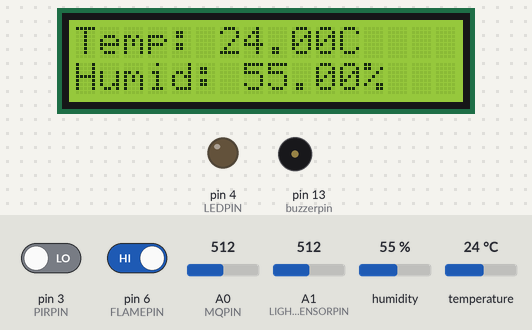
Simulated run of this sketch. Board: Arduino Uno, built with avr-gcc and run on an emulated ATmega328P. On the bench: 16×2 character LCD, output pins drawn as LEDs (lit = HIGH), buzzer (waves = sounding). The inputs (shaded band) are chosen by the test bench; at power-on: pin 3 (PIRPIN) LOW, pin 6 (FLAMEPIN) HIGH, humidity 55 %, temperature 24 °C, A0 (MQPIN) = 512, A1 (LIGHT_SENSORPIN) = 512. What the sketch prints to the serial monitor is not drawn.

Above: at 1.2 s.
1.3 s: pin 3 (PIRPIN) driven HIGH
At 10.6 s:
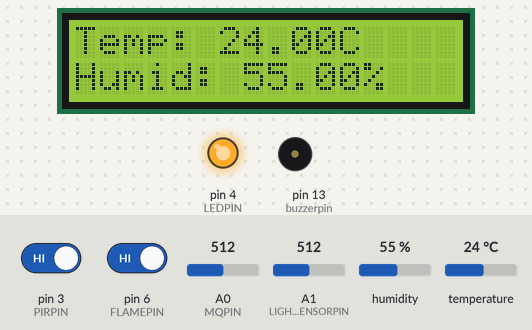
11.7 s: pin 6 (FLAMEPIN) driven LOW
At 20.8 s:
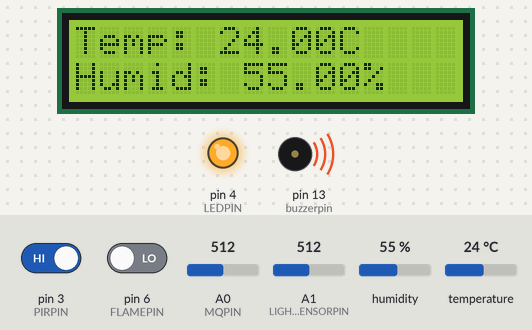
21.8 s: pin 3 (PIRPIN) driven LOW
At 31.0 s:
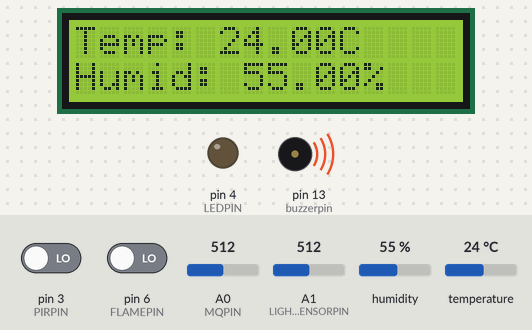
31.9 s: humidity set to 22 %
At 41.2 s:
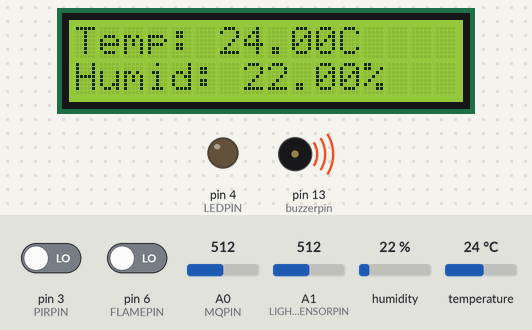
42.0 s: temperature set to 12 °C
At 51.4 s:
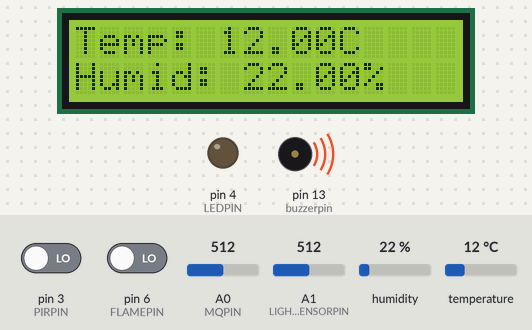
52.1 s: humidity set to 40 %
At 61.7 s:
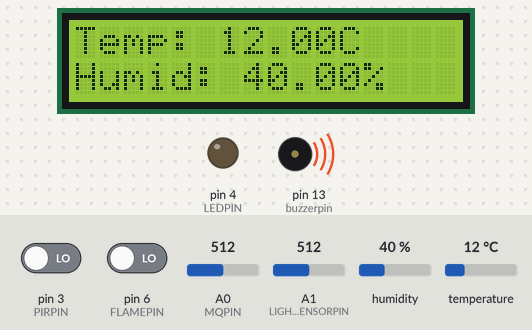
Timing chart, 0 to 63.2 s (numbered marks = the images above; inputs shaded):
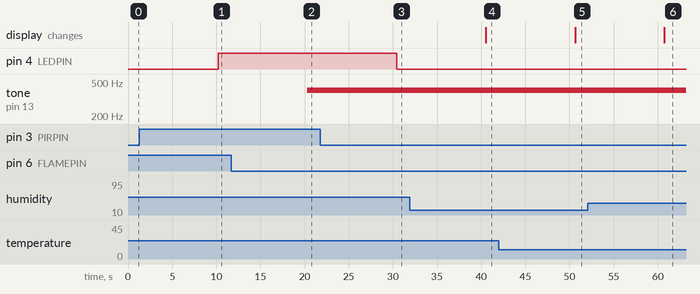

Measured:
- after the input at 1.3 s, pin 4 (LEDPIN): LOW → HIGH after 8.9 s
- after the input at 11.7 s, tone on pin 13 (buzzerpin): silent → 400 Hz after 8.6 s
- after the input at 21.8 s, pin 4 (LEDPIN): HIGH → LOW after 8.6 s
- after the input at 31.9 s, the display: changes after 8.6 s (image 4)
- after the input at 42.0 s, the display: changes after 8.6 s (image 5)
- after the input at 52.1 s, the display: changes after 8.6 s (image 6)

The sketch:

ESP32_TGbot.ino
```cpp
#include "DHT.h"
#include <LiquidCrystal_I2C.h>

#define DHTPIN 2
#define DHTTYPE DHT11
#define MQPIN A0
#define PIRPIN 3
#define LEDPIN 4
#define I2C_ADDR 0x27
// #define BUZZERPIN 13
#define FLAMEPIN 6
#define LIGHT_SENSORPIN A1 // Analog pin connected to the light sensor

const int lightMin = 1023; // Maximum light value (minimum resistance)
const int lightMax = 0;
const int buzzerpin = 13;    // Minimum light value (maximum resistance)

DHT dht(DHTPIN, DHTTYPE);
LiquidCrystal_I2C lcd(I2C_ADDR, 16, 2);

void setup() {
  Serial.begin(9600); // Start serial communication at 9600 baud for ESP32
  dht.begin();
  pinMode(PIRPIN, INPUT);
  pinMode(LEDPIN, OUTPUT);
  pinMode(buzzerpin, OUTPUT);
  pinMode(FLAMEPIN, INPUT);
  pinMode(LIGHT_SENSORPIN, INPUT);

  lcd.init(); // Initialize the display
  lcd.backlight();
}

void loop() {
  float h = dht.readHumidity();
  float t = dht.readTemperature();
  int mqValue = analogRead(MQPIN);
  int pirValue = digitalRead(PIRPIN);
  int flameValue = digitalRead(FLAMEPIN);
  int lightLevelRaw = analogRead(LIGHT_SENSORPIN);
  int lightLevelScaled = map(lightLevelRaw, lightMin, lightMax, 0, 10);
  lightLevelScaled = constrain(lightLevelScaled, 0, 10);

  lcd.clear();

  if (isnan(h) || isnan(t)) {
    lcd.print("DHT Error!");
  } else {
    lcd.setCursor(0, 0);
    lcd.print("Temp: ");
    lcd.print(t);
    lcd.print("C");

    lcd.setCursor(0, 1);
    lcd.print("Humid: ");
    lcd.print(h);
    lcd.print("%");
  }

  digitalWrite(LEDPIN, pirValue == HIGH ? HIGH : LOW);

  if (flameValue == LOW) {
    tone(buzzerpin, 400);
    delay(50);
  } else {
    noTone(buzzerpin);
    delay(50);
  }

  // Отправляем на ESP32 данные разделенные запятыми
String dataString = "{\"h\":" + String(h, 2) + ", \"t\":" + String(t, 2) + ", \"mq\":" + String(mqValue) + ", \"pir\":" + String(pirValue) + ", \"flame\":" + String(flameValue) + ", \"light\":" + String(lightLevelScaled) + "}";
Serial.println(dataString);

  delay(10000); // Ожидание перед следующим циклом измерений
}
```
